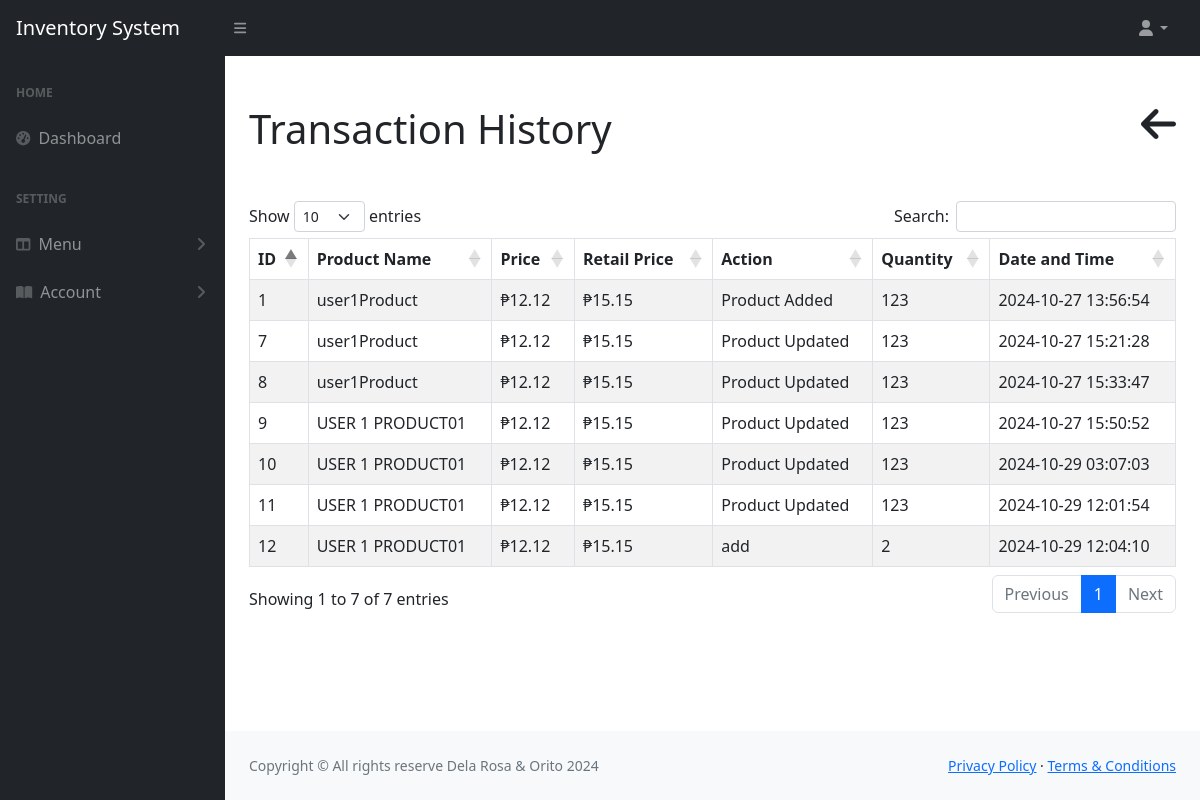
The app's page /auditTrail.php (signed in) with its own data.
### tables this page shows
CREATE TABLE `transaction_history` (
  `id` int(11) NOT NULL,
  `user_id` int(11) NOT NULL,
  `product_id` int(11) DEFAULT NULL,
  `product_name` varchar(255) NOT NULL,
  `price` decimal(10,2) DEFAULT NULL,
  `retail_price` decimal(10,2) DEFAULT NULL,
  `action` varchar(50) DEFAULT NULL,
  `quantity` int(11) DEFAULT NULL,
  `date_time` timestamp NOT NULL DEFAULT current_timestamp(),
  `is_deleted` tinyint(1) DEFAULT 0
);

### auditTrail.php (the view, shortened to what this page needs)
<?php include("includes/header.php") ?>
<?php include("includes/navBar.php") ?>
<?php include("includes/sideNav.php") ?>
<?php
$user_id = $_SESSION['user_id'];
try {
    $history_query = "SELECT * FROM transaction_history WHERE user_id = :user_id ORDER BY date_time DESC";
    $stmt = $con->prepare($history_query);
    $stmt->execute(['user_id' => $user_id]);
} catch (PDOException $e) {
    echo "Error: " . htmlspecialchars($e->getMessage());
}
?>
<div class="container-fluid px-4">
    <div class="d-flex justify-content-between align-items-center">
        <h1 class="my-5">Transaction History</h1>
        <a href="javascript:void(0);" class="my-5 button" onclick="window.history.back();">
            <i class="h1 text-dark fa-solid fa-arrow-left"></i>
        </a>
    </div>
    <div class="table-responsive">
        <table class="table table-striped table-bordered" id="myTable">
            <thead>
                <tr>
                    <th>ID</th>
                    <th>Product Name</th>
                    <th>Price</th>
                    <th>Retail Price</th>
                    <th>Action</th>
                    <th>Quantity</th>
                    <th>Date and Time</th>
                </tr>
            </thead>
            <tbody>
                <?php
                if ($stmt->rowCount() > 0) {
                    while ($history = $stmt->fetch(PDO::FETCH_ASSOC)) {
                        echo "<tr>";
                        echo "<td>" . htmlspecialchars($history['id']) . "</td>";
                        echo "<td>" . htmlspecialchars($history['product_name']) . "</td>";
                        echo "<td>&#8369;" . number_format($history['price'], 2) . "</td>";
                        echo "<td>&#8369;" . number_format($history['retail_price'], 2) . "</td>";
                        echo "<td>" . htmlspecialchars($history['action']) . "</td>";
                        echo "<td>" . htmlspecialchars($history['quantity']) . "</td>";
                        echo "<td>" . htmlspecialchars($history['date_time']) . "</td>";
                        echo "</tr>";
                    }
                } else {
                }
                ?>
            </tbody>
        </table>
    </div>
</div>
<?php include("includes/footer.php") ?>

### includes/header.php (shortened to what this page needs)
<!DOCTYPE html>
<html lang="en">
<head>
    <link rel="stylesheet" href="https://cdn.datatables.net/1.13.4/css/dataTables.bootstrap5.min.css"/>
    <link href="css/styles.css" rel="stylesheet" />
</head>
<body class="sb-nav-fixed">

### includes/navBar.php (shortened to what this page needs)
<nav class="sb-topnav navbar navbar-expand navbar-dark bg-dark">
    <a class="navbar-brand ps-3" href="index.php">Inventory System</a>
    <button class="btn btn-link btn-sm order-1 order-lg-0 me-4 me-lg-0" id="sidebarToggle" href="#!"><i class="fas fa-bars"></i></button>
    <ul class="navbar-nav ms-auto ms-md-0 me-3 me-lg-4">
        <li class="nav-item dropdown">
            <a class="nav-link dropdown-toggle" id="navbarDropdown" href="#" role="button" data-bs-toggle="dropdown" aria-expanded="false"><i class="fas fa-user fa-fw"></i></a>
        </li>
    </ul>
</nav>

### includes/sideNav.php (shortened to what this page needs)
<div id="layoutSidenav">
        <div id="layoutSidenav_nav">
            <nav class="sb-sidenav accordion sb-sidenav-dark" id="sidenavAccordion">
                <div class="sb-sidenav-menu">
                    <div class="nav">
                        <div class="sb-sidenav-menu-heading">Home</div>
                        <a class="nav-link" href="index.php">
                            <div class="sb-nav-link-icon"><i class="fas fa-tachometer-alt"></i></div>
                            Dashboard
                        </a>
                        <div class="sb-sidenav-menu-heading">Setting</div>
                        <a class="nav-link collapsed" href="#" data-bs-toggle="collapse" data-bs-target="#collapseLayouts" aria-expanded="false" aria-controls="collapseLayouts">
                            <div class="sb-nav-link-icon"><i class="fas fa-columns"></i></div>
                            Menu
                            <div class="sb-sidenav-collapse-arrow"><i class="fas fa-angle-down"></i></div>
                        </a>
                        <a class="nav-link collapsed" href="#" data-bs-toggle="collapse" data-bs-target="#collapsePages" aria-expanded="false" aria-controls="collapsePages">
                            <div class="sb-nav-link-icon"><i class="fas fa-book-open"></i></div>
                            Account
                            <div class="sb-sidenav-collapse-arrow"><i class="fas fa-angle-down"></i></div>
                        </a>
                    </div>
                </div>
            </nav>
        </div>
<div id="layoutSidenav_content">

### includes/footer.php (shortened to what this page needs)
        <footer class="py-4 bg-light mt-auto">
            <div class="container-fluid px-4">
                <div class="d-flex align-items-center justify-content-between small">
                    <div class="text-muted">Copyright &copy; All rights reserve Dela Rosa & Orito 2024</div>
                    <div>
                        <a href="##">Privacy Policy</a>
                        &middot;
                        <a href="##">Terms &amp; Conditions</a>
                    </div>
                </div>
            </div>
        </footer>
        </div>
    </div>
    </body>
</html>

### records on screen
transaction_history: id "12", product_name "USER 1 PRODUCT01", price "12.12", retail_price "15.15", action "add", quantity "2", date_time "2024-10-29 12:04:10"
transaction_history: id "11", product_name "USER 1 PRODUCT01", price "12.12", retail_price "15.15", action "Product Updated", quantity "123", date_time "2024-10-29 12:01:54"
transaction_history: id "10", product_name "USER 1 PRODUCT01", price "12.12", retail_price "15.15", action "Product Updated", quantity "123", date_time "2024-10-29 03:07:03"
transaction_history: id "9", product_name "USER 1 PRODUCT01", price "12.12", retail_price "15.15", action "Product Updated", quantity "123", date_time "2024-10-27 15:50:52"
transaction_history: id "8", product_name "user1Product", price "12.12", retail_price "15.15", action "Product Updated", quantity "123", date_time "2024-10-27 15:33:47"
transaction_history: id "7", product_name "user1Product", price "12.12", retail_price "15.15", action "Product Updated", quantity "123", date_time "2024-10-27 15:21:28"
transaction_history: id "1", product_name "user1Product", price "12.12", retail_price "15.15", action "Product Added", quantity "123", date_time "2024-10-27 13:56:54"
